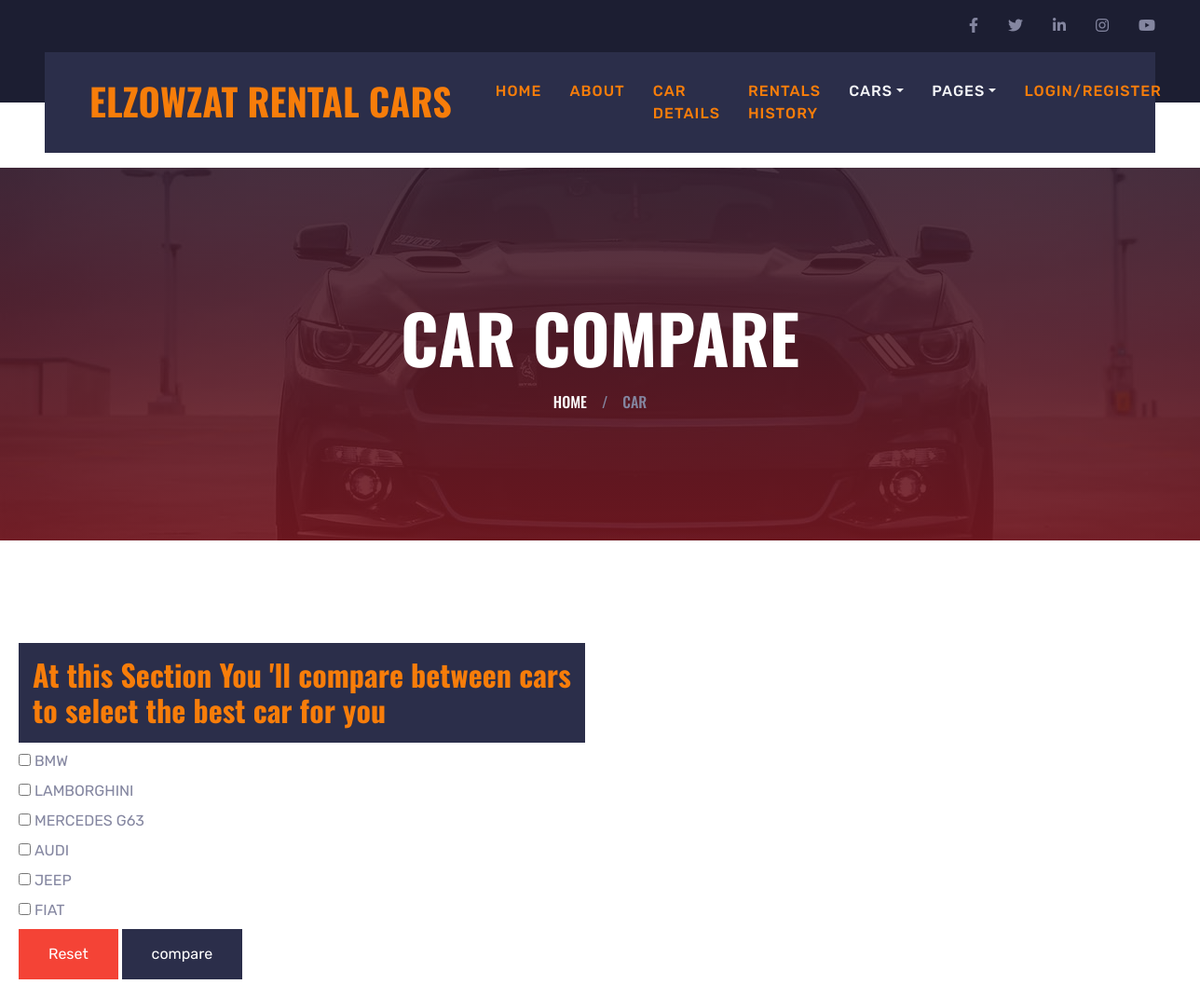
Screenshot of /compare.php with the database file from the repository.
### tables this page shows
CREATE TABLE `car_informations` (
  `car_name` varchar(25) NOT NULL,
  `car_id` int(16) NOT NULL,
  `speed` varchar(10) NOT NULL,
  `price_per_day` varchar(15) NOT NULL,
  `version_date` date NOT NULL,
  `database_id` int(11) NOT NULL,
  `car_video_path` varchar(255) NOT NULL
);

### compare.php (the view, shortened to what this page needs)
<!DOCTYPE html>
<html lang="en">
<head>
    <link href="https://cdnjs.cloudflare.com/ajax/libs/font-awesome/5.15.0/css/all.min.css" rel="stylesheet">
    <link href="lib/owlcarousel/assets/owl.carousel.min.css" rel="stylesheet">
    <link href="lib/tempusdominus/css/tempusdominus-bootstrap-4.min.css" rel="stylesheet" />
    <link href="css/bootstrap.min.css" rel="stylesheet">
    <link href="css/style.css" rel="stylesheet">
    <link rel="stylesheet" href="css/compare_show.css">
</head>
<body>
    <div class="container-fluid bg-dark py-3 px-lg-5 d-none d-lg-block">
        <div class="row">
            <div class="col-md-6 text-center text-lg-left mb-2 mb-lg-0">
            </div>
            <div class="col-md-6 text-center text-lg-right">
                <div class="d-inline-flex align-items-center">
                    <a class="text-body px-3" href="">
                        <i class="fab fa-facebook-f"></i>
                    </a>
                    <a class="text-body px-3" href="">
                        <i class="fab fa-twitter"></i>
                    </a>
                    <a class="text-body px-3" href="">
                        <i class="fab fa-linkedin-in"></i>
                    </a>
                    <a class="text-body px-3" href="">
                        <i class="fab fa-instagram"></i>
                    </a>
                    <a class="text-body pl-3" href="">
                        <i class="fab fa-youtube"></i>
                    </a>
                </div>
            </div>
        </div>
    </div>
    <div class="container-fluid position-relative nav-bar p-0">
        <div class="position-relative px-lg-5" style="z-index: 9;">
            <nav class="navbar navbar-expand-lg bg-secondary navbar-dark py-3 py-lg-0 pl-3 pl-lg-5">
                <a href="" class="navbar-brand">
                    <h1 class="text-uppercase text-primary mb-1">ElZowzat Rental Cars</h1>
                </a>
                <div class="collapse navbar-collapse justify-content-between px-3" id="navbarCollapse">
                    <div class="navbar-nav ml-auto py-0">
                        <a href="index.html" class="nav-item nav-link active">Home</a>
                        <a href="about.html" class="nav-item nav-link active">About</a>
                        <a href="car.html" class="nav-item nav-link active">Car Details</a>
                        <a href="rentals.php" class="nav-item nav-link active">Rentals History</a>
                        <div class="nav-item dropdown">
                            <a href="#" class="nav-link dropdown-toggle" data-toggle="dropdown">Cars</a>
                        </div>
                        <div class="nav-item dropdown">
                            <a href="#" class="nav-link dropdown-toggle" data-toggle="dropdown">Pages</a>
                        </div>
                        <a href="Login-register.html" class="nav-item nav-link active">Login/Register</a>
                    </div>
                </div>
            </nav>
        </div>
    </div>
    <div class="container-fluid bg-white pt-3 px-lg-5">
    </div>
    <div class="container-fluid page-header">
        <h1 class="display-3 text-uppercase text-white mb-3">Car Compare</h1>
        <div class="d-inline-flex text-white">
            <h6 class="text-uppercase m-0"><a class="text-white" href="">Home</a></h6>
            <h6 class="text-body m-0 px-3">/</h6>
            <h6 class="text-uppercase text-body m-0">Car</h6>
        </div>
    </div>
    <div class="Car_Compare_list">
        <h2 class="car-compare-header">At this Section You 'll compare between cars <br>
            to select the best car for you </h2>
  <form action="" method="GET" >
    <?php
    $servername = "localhost";
    $username = "root";
    $password = "";
    $dbname = "cars";
    $connetion = mysqli_connect($servername , $username  ,$password, $dbname );
    if(!$connetion){
      die("Failed to connect server") . mysqli_connect_error();
    }$i = 0;
    $query = "SELECT * FROM  car_informations ";
    $result = mysqli_query($connetion , $query);
    if(mysqli_num_rows($result)> 0 ){
      while ($car = mysqli_fetch_assoc($result)) {
        $car_name = $car['car_name'];
        $i++;
        echo "<input type='checkbox' name='selected_car[]' value='$car_name' id='$i'>
                <label for='$i'>$car_name</label><br>";
      }
      echo "<input type='reset' name='reset' class='reset'>
      <input type='submit' name='submit' value='compare' class='submit'> ";
    }
?>
        </div>
</body>
</html>

### css/style.css (style rules this page uses)
:root { --primary: #F77D0A; --secondary: #2B2E4A; --light: #F4F5F8; --dark: #1C1E32; }
h1, h2, .font-weight-bold { font-weight: 700 !important; }
h5, h6, .font-weight-medium { font-weight: 500 !important; }
.nav-bar::before { position: absolute; content: ""; width: 100%; height: 50%; top: 0; left: 0; background: var(--dark); }
.nav-bar::after { position: absolute; content: ""; width: 100%; height: 50%; bottom: 0; left: 0; background: #ffffff; }
.navbar-dark .navbar-nav .nav-link { padding: 30px 15px; font-size: 16px; font-weight: 500; letter-spacing: 1px; text-transform: uppercase; color: var(--light); outline: none; }
.navbar-dark .navbar-nav .nav-link:hover, .navbar-dark .navbar-nav .nav-link.active { color: var(--primary); }
.page-header { height: 400px; margin-bottom: 90px; display: flex; flex-direction: column; align-items: center; justify-content: center; background: linear-gradient(rgba(28, 30, 50, .9), rgba(192, 19, 19, 0.9)), url(../img/bg-banner.jpg); background-attachment: fixed; }

### css/compare_show.css (style rules this page uses)
.Car_Compare_list { padding: 20px; }
.car-compare-header { padding: 15px; background-color: #2B2E4A; color: #F77D0A; width: fit-content; }
.submit { background-color: #2B2E4A; border: none; color: white; padding: 15px 32px; text-align: center; text-decoration: none; display: inline-block; font-size: 16px; }
.reset { border: none; background-color: #f44336; color: rgb(255, 255, 255); padding: 15px 32px; text-align: center; text-decoration: none; display: inline-block; font-size: 16px; }

### rows the page displays
car_informations: car_name "BMW"
car_informations: car_name "LAMBORGHINI"
car_informations: car_name "MERCEDES G63"
car_informations: car_name "AUDI"
car_informations: car_name "JEEP"
car_informations: car_name "FIAT"
